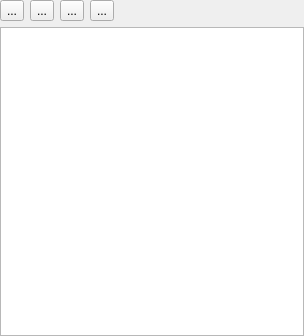
<?xml version="1.0" encoding="UTF-8"?>
<ui version="4.0">
 <class>TilePaletteView</class>
 <widget class="QWidget" name="TilePaletteView">
  <property name="geometry">
   <rect>
    <x>0</x>
    <y>0</y>
    <width>304</width>
    <height>336</height>
   </rect>
  </property>
  <property name="sizePolicy">
   <sizepolicy hsizetype="Expanding" vsizetype="Expanding">
    <horstretch>0</horstretch>
    <verstretch>0</verstretch>
   </sizepolicy>
  </property>
  <property name="windowTitle">
   <string>MainWindow</string>
  </property>
  <layout class="QVBoxLayout" name="verticalLayout">
   <property name="leftMargin">
    <number>0</number>
   </property>
   <property name="topMargin">
    <number>0</number>
   </property>
   <property name="rightMargin">
    <number>0</number>
   </property>
   <property name="bottomMargin">
    <number>0</number>
   </property>
   <item>
    <layout class="QHBoxLayout" name="paletteToolPanel">
     <item>
      <widget class="QToolButton" name="penButton">
       <property name="text">
        <string>...</string>
       </property>
       <property name="icon">
        <iconset resource="main.qrc">
         <normaloff>:/main/res/icon/pen.xpm</normaloff>:/main/res/icon/pen.xpm</iconset>
       </property>
       <property name="checkable">
        <bool>true</bool>
       </property>
      </widget>
     </item>
     <item>
      <widget class="QToolButton" name="collisionSetButton">
       <property name="text">
        <string>...</string>
       </property>
       <property name="icon">
        <iconset resource="main.qrc">
         <normaloff>:/main/res/icon/four_blocks.xpm</normaloff>:/main/res/icon/four_blocks.xpm</iconset>
       </property>
       <property name="checkable">
        <bool>true</bool>
       </property>
      </widget>
     </item>
     <item>
      <widget class="QToolButton" name="multiTileSelectButton">
       <property name="text">
        <string>...</string>
       </property>
       <property name="icon">
        <iconset resource="main.qrc">
         <normaloff>:/main/res/icon/rect.xpm</normaloff>:/main/res/icon/rect.xpm</iconset>
       </property>
       <property name="checkable">
        <bool>true</bool>
       </property>
      </widget>
     </item>
     <item>
      <widget class="QToolButton" name="fillButton">
       <property name="text">
        <string>...</string>
       </property>
       <property name="icon">
        <iconset resource="main.qrc">
         <normaloff>:/main/res/icon/fill.xpm</normaloff>:/main/res/icon/fill.xpm</iconset>
       </property>
       <property name="checkable">
        <bool>true</bool>
       </property>
      </widget>
     </item>
     <item>
      <spacer name="horizontalSpacer_3">
       <property name="orientation">
        <enum>Qt::Horizontal</enum>
       </property>
       <property name="sizeHint" stdset="0">
        <size>
         <width>40</width>
         <height>20</height>
        </size>
       </property>
      </spacer>
     </item>
    </layout>
   </item>
   <item>
    <widget class="QGraphicsView" name="graphicsView">
     <property name="enabled">
      <bool>true</bool>
     </property>
     <property name="minimumSize">
      <size>
       <width>258</width>
       <height>128</height>
      </size>
     </property>
     <property name="lineWidth">
      <number>0</number>
     </property>
     <property name="midLineWidth">
      <number>0</number>
     </property>
     <property name="verticalScrollBarPolicy">
      <enum>Qt::ScrollBarAlwaysOff</enum>
     </property>
     <property name="horizontalScrollBarPolicy">
      <enum>Qt::ScrollBarAlwaysOff</enum>
     </property>
     <property name="alignment">
      <set>Qt::AlignLeading|Qt::AlignLeft|Qt::AlignTop</set>
     </property>
    </widget>
   </item>
  </layout>
 </widget>
 <layoutdefault spacing="6" margin="11"/>
 <resources>
  <include location="main.qrc"/>
 </resources>
 <connections/>
</ui>
